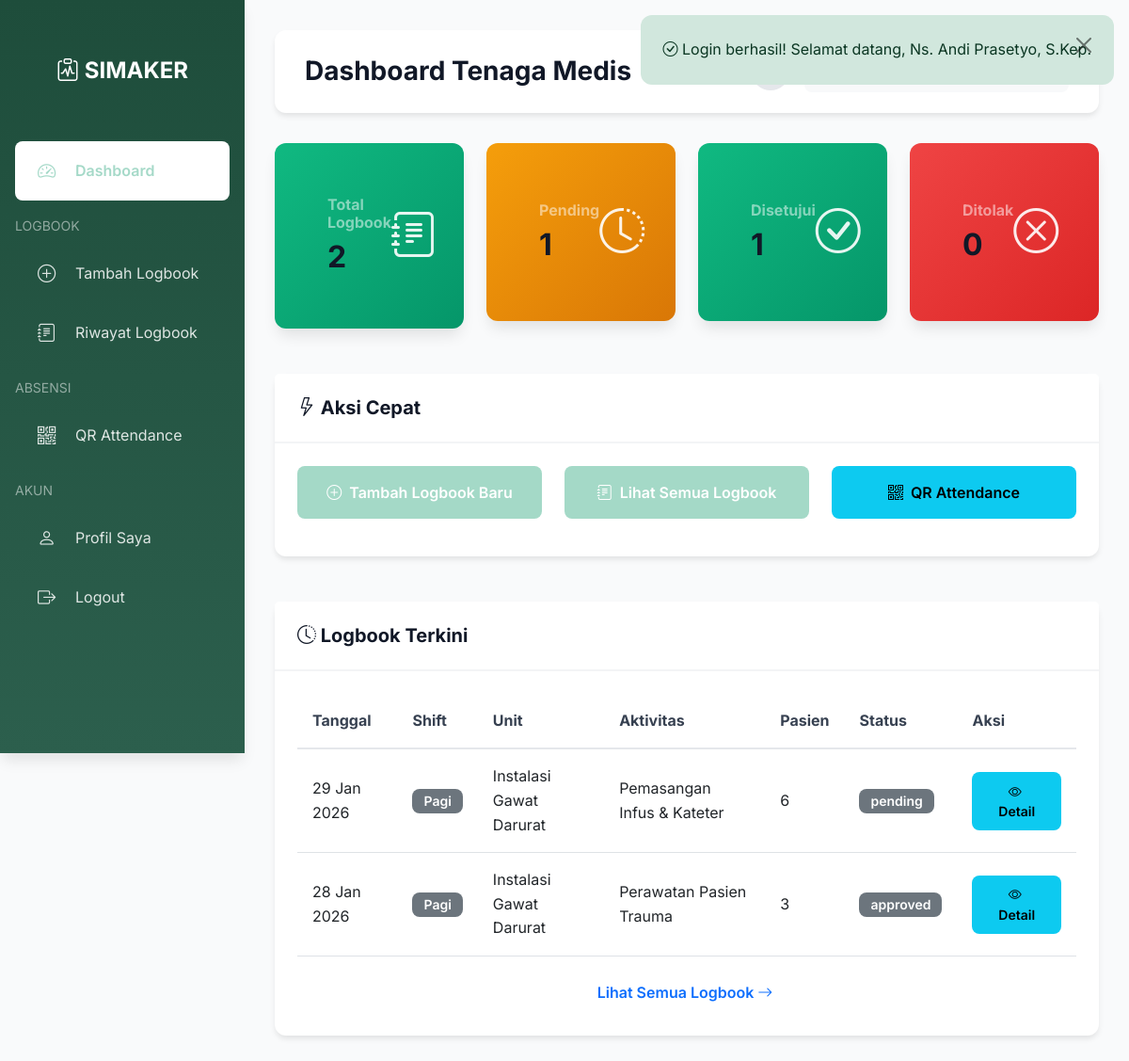
/modules/medis/dashboard.php (signed in), run on the app's committed database.
### tables this page shows
CREATE TABLE logbooks (
    id INT AUTO_INCREMENT PRIMARY KEY,
    user_id INT NOT NULL,
    logbook_date DATE NOT NULL,
    shift_id INT NOT NULL,
    unit_id INT NOT NULL,
    activity_title VARCHAR(255) NOT NULL,
    activity_description TEXT NOT NULL,
    patient_count INT DEFAULT 0,
    attachment_file VARCHAR(255) DEFAULT NULL,
    verification_status ENUM('pending', 'approved', 'rejected') DEFAULT 'pending',
    created_at TIMESTAMP DEFAULT CURRENT_TIMESTAMP,
    updated_at TIMESTAMP DEFAULT CURRENT_TIMESTAMP ON UPDATE CURRENT_TIMESTAMP,
    FOREIGN KEY (user_id) REFERENCES users(id) ON DELETE CASCADE,
    FOREIGN KEY (shift_id) REFERENCES shifts(id) ON DELETE RESTRICT,
    FOREIGN KEY (unit_id) REFERENCES units(id) ON DELETE RESTRICT,
    INDEX idx_user_date (user_id, logbook_date),
    INDEX idx_verification_status (verification_status),
    INDEX idx_logbook_date (logbook_date)
);

CREATE TABLE shifts (
    id INT AUTO_INCREMENT PRIMARY KEY,
    shift_name VARCHAR(50) UNIQUE NOT NULL,
    start_time TIME NOT NULL,
    end_time TIME NOT NULL,
    description TEXT
);

CREATE TABLE units (
    id INT AUTO_INCREMENT PRIMARY KEY,
    unit_code VARCHAR(20) UNIQUE NOT NULL,
    unit_name VARCHAR(100) NOT NULL,
    description TEXT,
    is_active BOOLEAN DEFAULT 1,
    created_at TIMESTAMP DEFAULT CURRENT_TIMESTAMP
);

### config/database.php (called while the page is built, shortened)
<?php
class Database {
    private static $instance = null;
    private $connection;
    private function __construct() {
        try {
            $dsn = "mysql:host=" . DB_HOST . ";dbname=" . DB_NAME . ";charset=" . DB_CHARSET;
            $options = [
                PDO::ATTR_ERRMODE => PDO::ERRMODE_EXCEPTION,
                PDO::ATTR_DEFAULT_FETCH_MODE => PDO::FETCH_ASSOC,
                PDO::ATTR_EMULATE_PREPARES => false,
            ];
            $this->connection = new PDO($dsn, DB_USER, DB_PASS, $options);
        } catch (PDOException $e) {
            die("Connection failed: " . $e->getMessage());
        }
    }
    public static function getInstance() {
        if (self::$instance === null) {
            self::$instance = new self();
        }
        return self::$instance;
    }
    public function getConnection() {
        return $this->connection;
    }
}
function db() {
    return Database::getInstance()->getConnection();
}
function query($sql, $params = []) {
    $db = db();
    $stmt = $db->prepare($sql);
    $stmt->execute($params);
    return $stmt;
}
function fetchAll($sql, $params = []) {
    $stmt = query($sql, $params);
    return $stmt->fetchAll();
}
function fetchOne($sql, $params = []) {
    $stmt = query($sql, $params);
    return $stmt->fetch();
}
function countRecords($table, $where = '1=1', $params = []) {
    $sql = "SELECT COUNT(*) as count FROM $table WHERE $where";
    $result = fetchOne($sql, $params);
    return $result['count'] ?? 0;
}

### includes/security.php (called while the page is built, shortened)
<?php
function escapeHtml($text) {
    return htmlspecialchars($text, ENT_QUOTES, 'UTF-8');
}

### modules/medis/dashboard.php (the view, shortened to what this page needs)
<?php
require_once __DIR__ . '/../../config/database.php';
require_once __DIR__ . '/../../includes/functions.php';
$userId = $_SESSION['user_id'];
$totalLogbooks = countRecords('logbooks', 'user_id = :user_id', ['user_id' => $userId]);
$pendingLogbooks = countRecords('logbooks', 'user_id = :user_id AND verification_status = :status', [
    'user_id' => $userId,
    'status' => 'pending'
]);
$approvedLogbooks = countRecords('logbooks', 'user_id = :user_id AND verification_status = :status', [
    'user_id' => $userId,
    'status' => 'approved'
]);
$rejectedLogbooks = countRecords('logbooks', 'user_id = :user_id AND verification_status = :status', [
    'user_id' => $userId,
    'status' => 'rejected'
]);
$recentLogbooks = fetchAll(
    "SELECT l.*, s.shift_name, u.unit_name
     FROM logbooks l
     JOIN shifts s ON l.shift_id = s.id
     JOIN units u ON l.unit_id = u.id
     WHERE l.user_id = :user_id
     ORDER BY l.logbook_date DESC, l.created_at DESC
     LIMIT 5",
    ['user_id' => $userId]
);
require_once __DIR__ . '/../../layouts/header.php';
require_once __DIR__ . '/../../layouts/sidebar-medis.php';
?>
<div class="row">
    <div class="col-md-3 col-sm-6 mb-4">
        <div class="card stat-card" style="background: linear-gradient(135deg, #10b981 0%, #059669 100%);">
            <div class="card-body text-white">
                <div class="d-flex justify-content-between align-items-center">
                    <div>
                        <h6 class="text-white-50 mb-2">Total Logbook</h6>
                        <h2 class="mb-0"><?= $totalLogbooks ?></h2>
                    </div>
                    <div class="icon">
                        <i class="bi bi-journal-text"></i>
                    </div>
                </div>
            </div>
        </div>
    </div>
    <div class="col-md-3 col-sm-6 mb-4">
        <div class="card stat-card" style="background: linear-gradient(135deg, #f59e0b 0%, #d97706 100%);">
            <div class="card-body text-white">
                <div class="d-flex justify-content-between align-items-center">
                    <div>
                        <h6 class="text-white-50 mb-2">Pending</h6>
                        <h2 class="mb-0"><?= $pendingLogbooks ?></h2>
                    </div>
                    <div class="icon">
                        <i class="bi bi-clock-history"></i>
                    </div>
                </div>
            </div>
        </div>
    </div>
    <div class="col-md-3 col-sm-6 mb-4">
        <div class="card stat-card" style="background: linear-gradient(135deg, #10b981 0%, #059669 100%);">
            <div class="card-body text-white">
                <div class="d-flex justify-content-between align-items-center">
                    <div>
                        <h6 class="text-white-50 mb-2">Disetujui</h6>
                        <h2 class="mb-0"><?= $approvedLogbooks ?></h2>
                    </div>
                    <div class="icon">
                        <i class="bi bi-check-circle"></i>
                    </div>
                </div>
            </div>
        </div>
    </div>
    <div class="col-md-3 col-sm-6 mb-4">
        <div class="card stat-card" style="background: linear-gradient(135deg, #ef4444 0%, #dc2626 100%);">
            <div class="card-body text-white">
                <div class="d-flex justify-content-between align-items-center">
                    <div>
                        <h6 class="text-white-50 mb-2">Ditolak</h6>
                        <h2 class="mb-0"><?= $rejectedLogbooks ?></h2>
                    </div>
                    <div class="icon">
                        <i class="bi bi-x-circle"></i>
                    </div>
                </div>
            </div>
        </div>
    </div>
</div>
<div class="row mb-4">
    <div class="col-12">
        <div class="card">
            <div class="card-header">
                <h5 class="mb-0"><i class="bi bi-lightning"></i> Aksi Cepat</h5>
            </div>
            <div class="card-body">
                <div class="row">
                    <div class="col-md-4 mb-3">
                        <a href="<?= APP_URL ?>/modules/medis/logbook/create.php" class="btn btn-emerald w-100 py-3">
                            <i class="bi bi-plus-circle"></i> Tambah Logbook Baru
                        </a>
                    </div>
                    <div class="col-md-4 mb-3">
                        <a href="<?= APP_URL ?>/modules/medis/logbook/index.php" class="btn btn-primary w-100 py-3">
                            <i class="bi bi-journal-text"></i> Lihat Semua Logbook
                        </a>
                    </div>
                    <div class="col-md-4 mb-3">
                        <a href="<?= APP_URL ?>/modules/medis/qr-attendance.php" class="btn btn-info w-100 py-3">
                            <i class="bi bi-qr-code"></i> QR Attendance
                        </a>
                    </div>
                </div>
            </div>
        </div>
    </div>
</div>
<div class="row">
    <div class="col-12">
        <div class="card">
            <div class="card-header">
                <h5 class="mb-0"><i class="bi bi-clock-history"></i> Logbook Terkini</h5>
            </div>
            <div class="card-body">
                <?php if (empty($recentLogbooks)): ?>
                    <div class="alert alert-info mb-0">
                        <i class="bi bi-info-circle"></i> Belum ada logbook. Silakan buat logbook baru.
                    </div>
                <?php else: ?>
                <div class="table-responsive">
                    <table class="table table-hover">
                        <thead>
                            <tr>
                                <th>Tanggal</th>
                                <th>Shift</th>
                                <th>Unit</th>
                                <th>Aktivitas</th>
                                <th>Pasien</th>
                                <th>Status</th>
                                <th>Aksi</th>
                            </tr>
                        </thead>
                        <tbody>
                            <?php foreach ($recentLogbooks as $log): ?>
                            <tr>
                                <td><?= formatDate($log['logbook_date']) ?></td>
                                <td><span class="badge bg-secondary"><?= escapeHtml($log['shift_name']) ?></span></td>
                                <td><?= escapeHtml($log['unit_name']) ?></td>
                                <td><?= escapeHtml($log['activity_title']) ?></td>
                                <td><?= $log['patient_count'] ?></td>
                                <td><?= getStatusBadge($log['verification_status']) ?></td>
                                <td>
                                    <a href="<?= APP_URL ?>/modules/medis/logbook/detail.php?id=<?= $log['id'] ?>" class="btn btn-sm btn-info">
                                        <i class="bi bi-eye"></i> Detail
                                    </a>
                                </td>
                            </tr>
                            <?php endforeach; ?>
                        </tbody>
                    </table>
                </div>
                <div class="text-center mt-3">
                    <a href="<?= APP_URL ?>/modules/medis/logbook/index.php" class="btn btn-outline-primary">
                        Lihat Semua Logbook <i class="bi bi-arrow-right"></i>
                    </a>
                </div>
                <?php endif; ?>
            </div>
        </div>
    </div>
</div>
</div>
<?php require_once __DIR__ . '/../../layouts/footer.php'; ?>

### includes/functions.php (shortened to what this page needs)
<?php
require_once __DIR__ . '/security.php';
function formatDate($date, $format = 'd M Y') {
    return date($format, strtotime($date));
}
function getStatusBadge($status) {
    $badges = [
        'pending' => '<span class="badge bg-warning"><i class="bi bi-clock"></i> Pending</span>',
        'approved' => '<span class="badge bg-success"><i class="bi bi-check-circle"></i> Disetujui</span>',
        'rejected' => '<span class="badge bg-danger"><i class="bi bi-x-circle"></i> Ditolak</span>',
    ];
    return $badges[$status] ?? '<span class="badge bg-secondary">' . $status . '</span>';
}

### assets/css/style.css (style rules this page uses)
:root { --primary: #0a98695e; --primary-dark: #0a98695e; --primary-darker: #0a98695e; --primary-light: #0a98695e; --primary-lighter: #0a98695e; --gray-50: #f9fafb; --gray-100: #f3f4f6; --gray-200: #e5e7eb; --gray-300: #d1d5db; --gray-400: #9ca3af; --gray-500: #6b7280; --gray-600: #4b5563; --gray-700: #374151; --gray-800: #1f2937; --gray-900: #111827; --success: #10b981; --warning: #f59e0b; --danger: #ef4444; --info: #3b82f6; --spacing-xs: 0.25rem; --spacing-sm: 0.5rem; --spacing-md: 1rem; --spacing-lg: 1.5rem; --spacing-xl: 2rem; --radius-sm: 0.375rem; --radius-md: 0.5rem; --radius-lg: 0.75rem; --radius-xl: 1rem; --shadow-sm: 0 1px 2px 0 rgb(0 0 0 / 0.05); --shadow-md: 0 4px 6px -1px rgb(0 0 0 / 0.1); --shadow-lg: 0 10px 15px -3px rgb(0 0 0 / 0.1); --shadow-xl: 0 20px 25px -5px rgb(0 0 0 / 0.1); }
* { margin: 0; padding: 0; box-sizing: border-box; }
body { font-family: 'Inter', -apple-system, BlinkMacSystemFont, 'Segoe UI', Roboto, 'Helvetica Neue', Arial, sans-serif; line-height: 1.6; color: var(--gray-800); background-color: var(--gray-50); min-height: 100vh; }
h1, h2, h3, h4, h5, h6 { color: var(--gray-900); font-weight: 700; line-height: 1.2; margin-bottom: var(--spacing-md); }
h2 { font-size: 2rem; }
h5 { font-size: 1.25rem; }
h6 { font-size: 1rem; }
.btn-primary { background-color: var(--primary); border-color: var(--primary); }
.card { border: none; border-radius: var(--radius-lg); box-shadow: var(--shadow-md); margin-bottom: var(--spacing-lg); transition: all 0.3s ease; }
.card-header { background-color: white; border-bottom: 2px solid var(--gray-100); padding: var(--spacing-lg); font-weight: 600; color: var(--gray-800); }
.card-body { padding: var(--spacing-lg); }
.stat-card { background: linear-gradient(135deg, var(--primary) 0%, var(--primary-dark) 100%); color: white; padding: var(--spacing-xl); border-radius: var(--radius-lg); box-shadow: var(--shadow-lg); transition: all 0.3s ease; }
.stat-card .icon { font-size: 3rem; opacity: 0.9; }
.btn { padding: 0.625rem 1.5rem; border-radius: var(--radius-md); font-weight: 600; transition: all 0.3s ease; border: none; }
.btn i { margin-right: var(--spacing-xs); }
.btn-emerald { background-color: var(--primary); color: white; }
.table { margin-bottom: 0; }
.table thead { background-color: var(--gray-50); }
.table thead th { font-weight: 700; color: var(--gray-700); border-bottom: 2px solid var(--gray-200); padding: var(--spacing-md); }
.table tbody tr { transition: all 0.2s ease; }
.table tbody td { padding: var(--spacing-md); vertical-align: middle; }
.badge { padding: 0.375rem 0.75rem; border-radius: var(--radius-md); font-weight: 600; font-size: 0.875rem; }
.mb-0 { margin-bottom: 0 !important; }
.mt-3 { margin-top: 1rem !important; }
.mb-2 { margin-bottom: 0.5rem !important; }
.mb-3 { margin-bottom: 1rem !important; }
.mb-4 { margin-bottom: 1.5rem !important; }

### assets/css/dark-mode.css (style rules this page uses)
body, .card, .table-container, .form-control, .form-select, .btn, .top-navbar { transition: background-color 0.3s ease, color 0.3s ease, border-color 0.3s ease; }

### data on the page
logbooks: logbook_date "29 Jan 2026", shift.shift_name "Pagi", unit.unit_name "Instalasi Gawat Darurat", activity_title "Pemasangan Infus & Kateter", patient_count "6", verification_status "pending"
logbooks: logbook_date "28 Jan 2026", shift.shift_name "Pagi", unit.unit_name "Instalasi Gawat Darurat", activity_title "Perawatan Pasien Trauma", patient_count "3", verification_status "approved"

### other printed values
escapeHtml($flash['message']) "Login berhasil! Selamat datang, Ns. Andi Prasetyo, S.Kep."
escapeHtml($pageTitle) "Dashboard Tenaga Medis"
$totalLogbooks "2"
$pendingLogbooks "1"
$approvedLogbooks "1"
$rejectedLogbooks "0"
